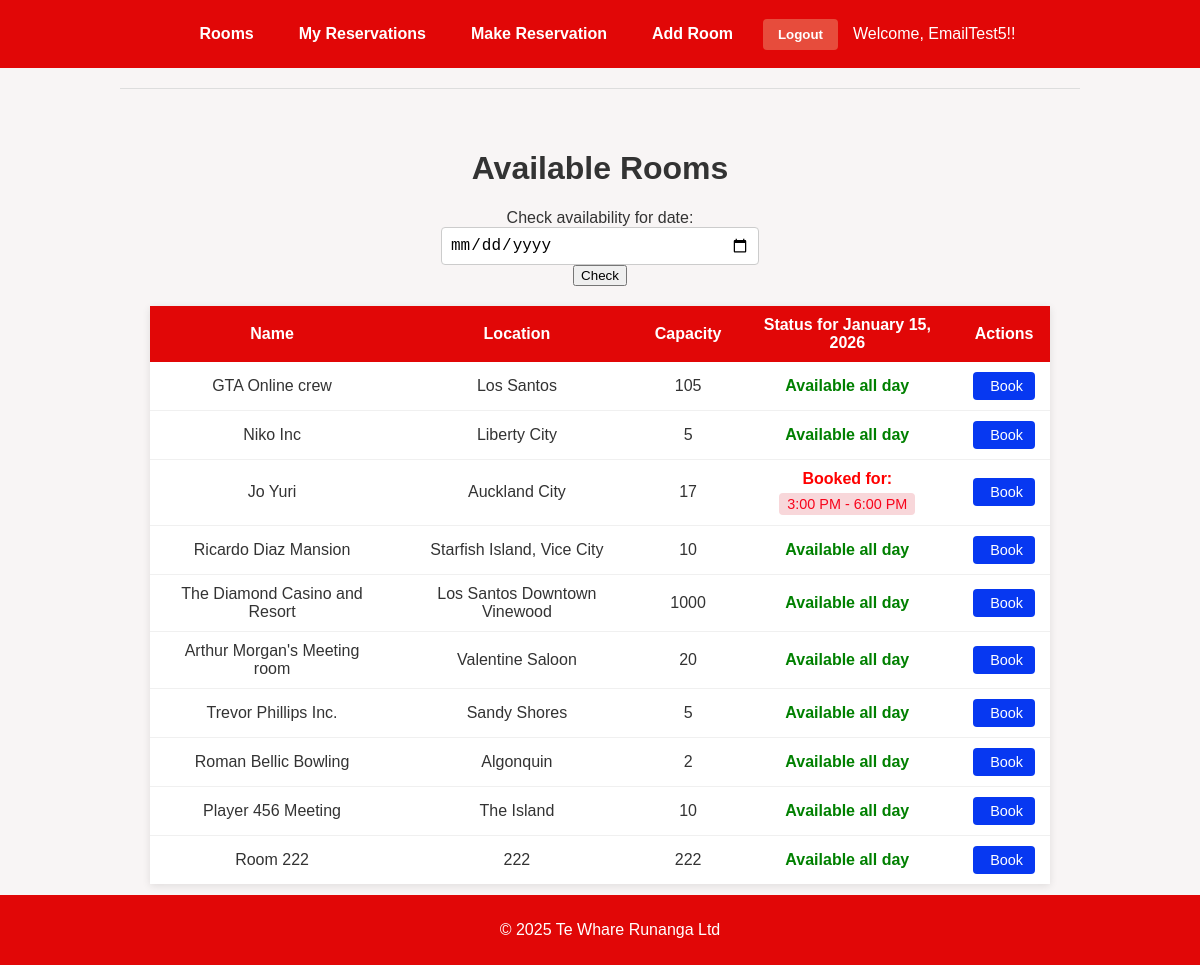
Screenshot of / (signed in) with the database file from the repository.
### reservations/models.py (models this page shows, shortened)
class Reservation(models.Model):
    user = models.ForeignKey(User, on_delete=models.CASCADE) # Shows who booked the room
    room = models.ForeignKey(ConferenceRoom, on_delete=models.CASCADE) # Which room the user booked
    date = models.DateField() # What time the reservation is for
    start_time = models.TimeField() # When the reservation starts
    end_time = models.TimeField() # When the reservation ends
    created_at = models.DateTimeField(auto_now_add=True) # When the reservation was made
    reminder_sent = models.BooleanField(default=False) # Track if reminder email was sent

class ConferenceRoom(models.Model):
    name = models.CharField(max_length=100) # Room name
    location = models.CharField(max_length=100) # Where the room is located
    capacity = models.PositiveIntegerField() # How many people can fit in the room

### reservations/views.py (the view)
# urls.py: path('', views.room_list, name='room_list'),
@login_required
def room_list(request):
    date_str = request.GET.get('date')
    if date_str:
        try:
            selected_date = datetime.strptime(date_str, '%Y-%m-%d').date()
        except (ValueError, TypeError):
            selected_date = timezone.now().date()
    else:
        selected_date = timezone.now().date()
    current_time = timezone.now().time()
    rooms = ConferenceRoom.objects.all()
    reservations = Reservation.objects.filter(date=selected_date)
    for room in rooms:
        room_reservations = reservations.filter(room=room).order_by('start_time')
        room.is_available = not room_reservations.exists()
        room.booking_times = []
        for res in room_reservations:
            room.booking_times.append({
                'start': res.start_time.strftime('%I:%M %p').lstrip('0'),
                'end': res.end_time.strftime('%I:%M %p').lstrip('0')
            })
    context = {
        'rooms': rooms,
        'selected_date': selected_date,
        'date_str': selected_date.strftime('%d-%m-%Y'),  # Date format as DD-MM-YYYY
        'user': request.user  # Make sure user is available in the template
    }
    return render(request, 'reservations/room_list.html', context)

### reservations/templates/reservations/room_list.html (shortened to what this page needs)
{% extends "reservations/base.html" %}
{% block content %}
<div class="container">
    <h1>Available Rooms</h1>
    <form method="get" class="mb-4">
        <div class="row">
            <div class="col-md-6">
                <div class="form-group">
                    <label for="date">Check availability for date:</label>
                    <div class="input-group">
                        <input type="date"
                               class="form-control"
                               id="date"
                               name="date"
                               value="{{ date_str }}"
                               min="{{ timezone.now|date:'Y-m-d' }}">
                        <div class="input-group-append">
                            <button type="submit" class="btn btn-primary">Check</button>
                        </div>
                    </div>
                </div>
            </div>
        </div>
    </form>
    {% if rooms %}
    <div class="table-responsive">
        <table class="table table-striped">
            <thead class="thead-dark">
                <tr>
                    <th>Name</th>
                    <th>Location</th>
                    <th>Capacity</th>
                    <th>Status for {{ selected_date|date:"F j, Y" }}</th>
                    <th>Actions</th>
                </tr>
            </thead>
            <tbody>
                {% for room in rooms %}
                <tr>
                    <td>{{ room.name }}</td>
                    <td>{{ room.location }}</td>
                    <td>{{ room.capacity }}</td>
                    <td>
                        {% if room.is_available %}
                        <span style="color:green; font-weight: bold;">Available all day</span>
                        {% else %}
                        <div>
                            <div style="color:red; font-weight: bold; margin-bottom: 5px; text-align: center;">Booked for:</div>
                            <div style="display: flex; flex-wrap: wrap; gap: 8px; justify-content: center;">
                                {% for slot in room.booking_times %}
                                <span style="background-color: #f8d7da; color: #f8041b; padding: 3px 8px; border-radius: 4px; font-size: 0.9em;">
                                    {{ slot.start }} - {{ slot.end }}
                                </span>
                                {% endfor %}
                            </div>
                        </div>
                        {% endif %}
                    </td>
                    <td>
                        <div class="btn-group-custom">
                            <a href="{% url 'reservations:make_reservation' %}?room={{ room.id }}&date={{ selected_date|date:'Y-m-d' }}"
                               class="btn-custom btn-primary-custom"
                               {% if not room.is_available %}disabled{% endif %}>
                                 Book
                            </a>
                        </div>
                    </td>
                </tr>
                {% endfor %}
            </tbody>
        </table>
    </div>
    {% else %}
    <div class="alert alert-info" role="alert">
        No rooms available, please try again later or on a different date.
    </div>
    {% endif %}
</div>
{% endblock %}

### reservations/templates/reservations/base.html (shortened to what this page needs)
<!DOCTYPE html>
<html lang="en">
<head>
</head>
<body>
<nav>
    <a href="{% url 'reservations:room_list' %}">Rooms</a>
    <a href="{% url 'reservations:my_reservations' %}">My Reservations</a>
    <a href="{% url 'reservations:make_reservation' %}">Make Reservation</a>
    <a href="{% url 'reservations:add_room' %}">Add Room</a>
    {% if user.is_authenticated %}
    <form method="post" action="{% url 'logout' %}">
        <button type="submit">Logout</button>
    </form>
    <span>Welcome, {{ user.username }}!!</span>
    {% else %}
    <a href="{% url 'login' %}">Login</a>
    {% endif %}
</nav>
<hr />
<main>
    {% block content %}
    {% endblock %}
</main>
<footer>
    <p>&copy; 2025 Te Whare Runanga Ltd</p>
</footer>
</body>
</html>

### reservations/templates/reservations/base.html (style rules this page uses)
body { font-family: Arial, sans-serif; background-color: #f8f5f5; color: #333; margin: 0; padding: 0; text-align: center; }
nav { background-color: #e10707; padding: 15px; display: flex; justify-content: center; align-items: center; flex-wrap: wrap; gap: 15px; }
nav a { color: white; text-decoration: none; font-weight: bold; padding: 10px 15px; border-radius: 5px; transition: background-color 0.3s; }
nav form { display: inline-block; margin: 0; }
nav button { background-color: #e74c3c; color: white; border: none; padding: 8px 15px; border-radius: 4px; cursor: pointer; font-weight: bold; transition: background-color 0.3s; }
nav span { color: white; font_size: 1rem; }
hr { margin: 20px auto; width: 80%; border: 0; height: 1px; background: #ddd; }
main { padding: 20px; max-width: 900px; margin: auto; }
footer { background-color: #e10707; color: white; padding: 10px; font_size: 0.9rem; position: fixed; bottom: 0; width: 100%; }
main form { display: flex; flex-direction: column; allign-items: center; gap: 10px; }
main input, main select, main textarea { width: 300px; padding: 8px; border: 1px solid #ccc; border-radius: 4px; font-size: 1rem; }
main table { margin: 20px auto; border-collapse: separate; border-spacing: 0; width: auto; max-width: 900px; box-shadow: 0 2px 8px rgba(0, 0, 0, 0.1); border: none; }
main th, main td { padding: 10px 15px; text-align: center; background-color: #fff; border: none; }
main th { background-color: #e10707; color: white; font-weight: bold; }
main tr:not(:last-child) td { border-bottom: 1px solid #f0f0f0; }

### reservations/templates/reservations/room_list.html (style rules this page uses)
.btn-custom { border: none; border-radius: 4px; padding: 6px 12px; font-size: 0.875rem; font-weight: 500; cursor: pointer; transition: all 0.2s ease; text-decoration: none; display: inline-flex; align-items: center; justify-content: center; gap: 5px; }
.btn-primary-custom { font-size: 0.9em; background-color: #0738f1; color: white; }
.btn-group-custom { display: flex; gap: 8px; align-items: center; flex-wrap: nowrap; }

### rows the page displays
Reservation: date "January 15, 2026"
ConferenceRoom: name "GTA Online crew", location "Los Santos", capacity "105", shows "Available all day"
ConferenceRoom: name "Niko Inc", location "Liberty City", capacity "5", shows "Available all day"
ConferenceRoom: name "Jo Yuri", location "Auckland City", capacity "17", start "3:00 PM", end "6:00 PM"
ConferenceRoom: name "Ricardo Diaz Mansion", location "Starfish Island, Vice City", capacity "10", shows "Available all day"
ConferenceRoom: name "The Diamond Casino and Resort", location "Los Santos Downtown Vinewood", capacity "1000", shows "Available all day"
ConferenceRoom: name "Arthur Morgan's Meeting room", location "Valentine Saloon", capacity "20", shows "Available all day"
ConferenceRoom: name "Trevor Phillips Inc.", location "Sandy Shores", capacity "5", shows "Available all day"
ConferenceRoom: name "Roman Bellic Bowling", location "Algonquin", capacity "2", shows "Available all day"
ConferenceRoom: name "Player 456 Meeting", location "The Island", capacity "10", shows "Available all day"
ConferenceRoom: name "Room 222", location "222", capacity "222", shows "Available all day"

### other values shown
{{ user.username }} "EmailTest5"
